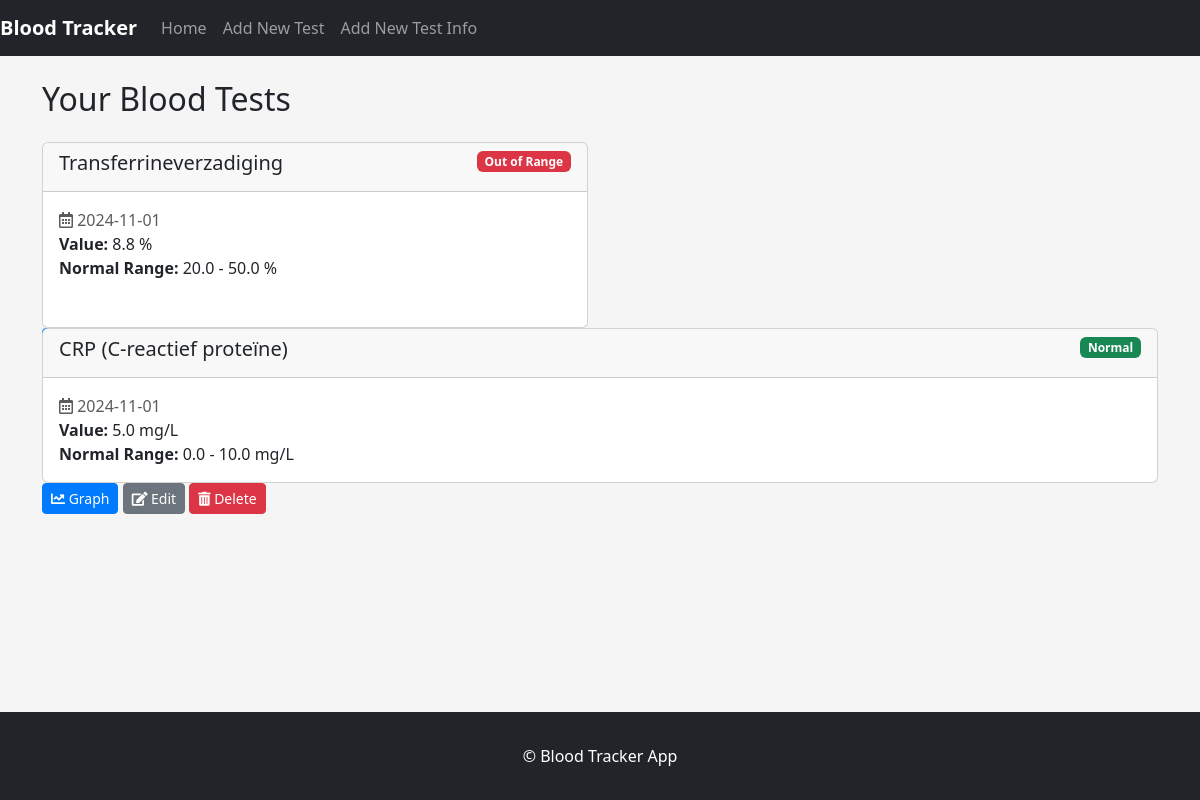
The app's page /, older data.
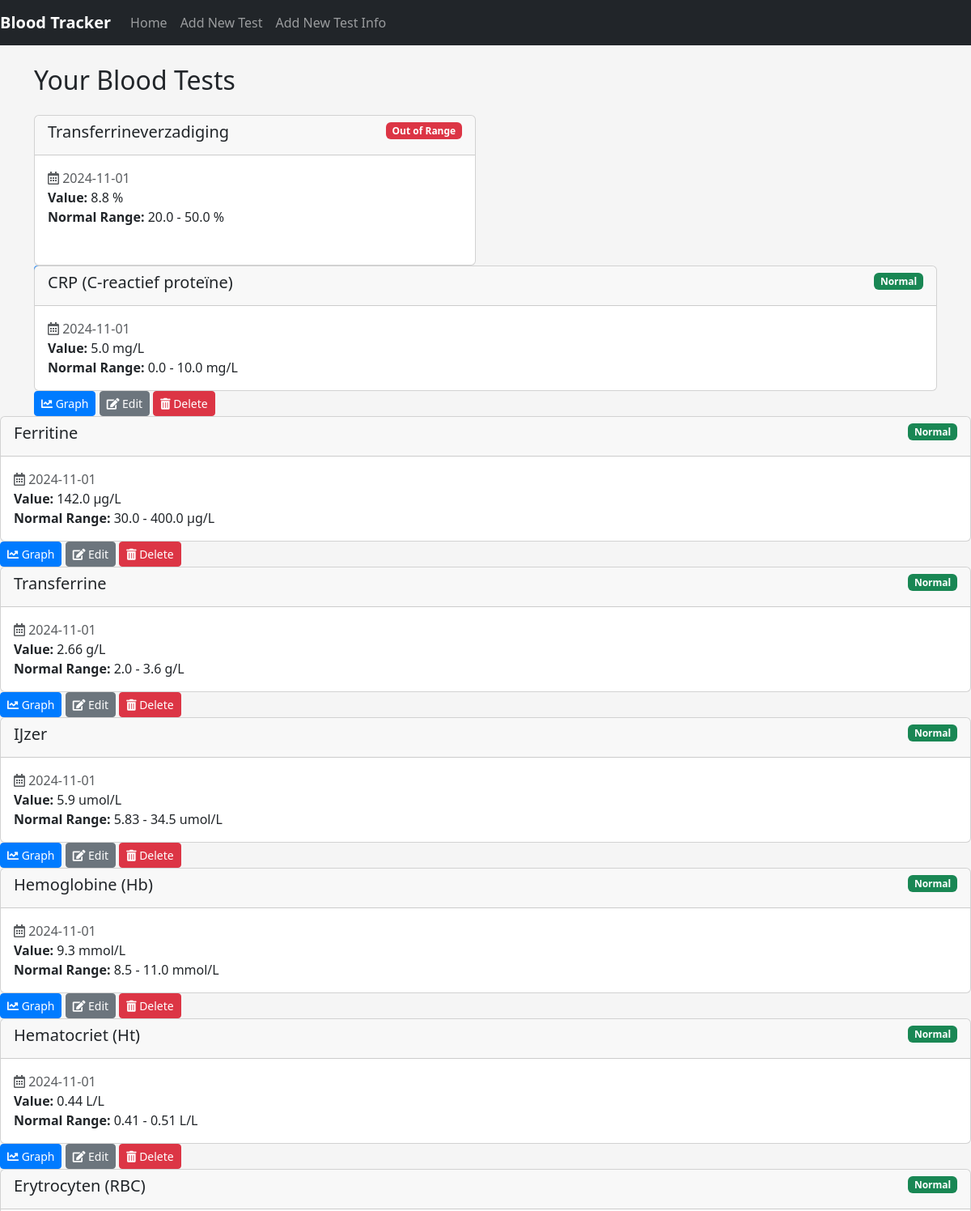
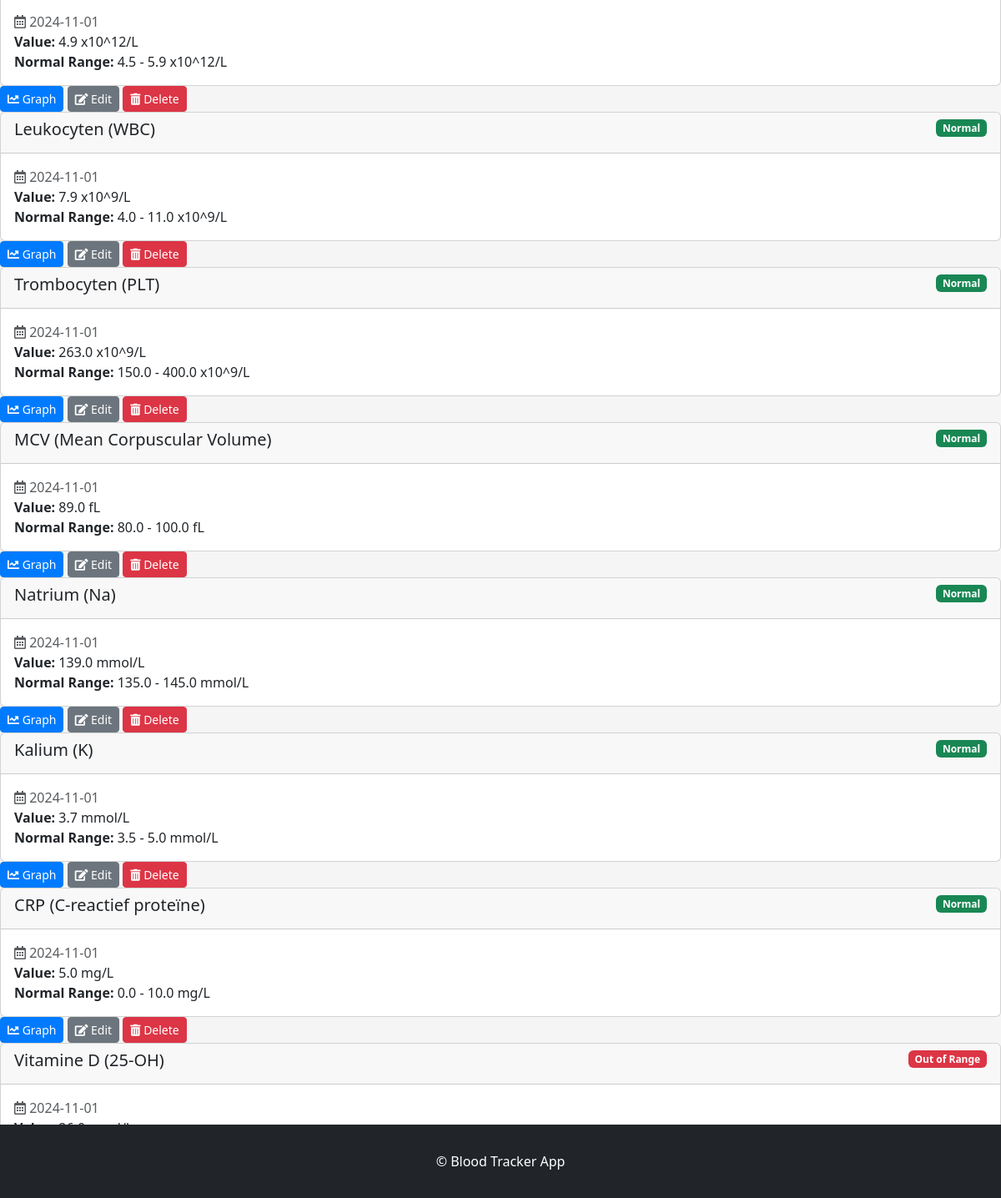
The same page, newer data (2 pictures, top to bottom).
### models.py (models this page shows)
class BloodTest(db.Model):
    id = db.Column(db.Integer, primary_key=True)
    test_name = db.Column(db.String(100), nullable=False)
    value = db.Column(db.Float, nullable=False)
    unit = db.Column(db.String(20), nullable=False)
    date = db.Column(db.Date, nullable=False)
    normal_min = db.Column(db.Float, nullable=False)
    normal_max = db.Column(db.Float, nullable=False)

### app.py (the view)
@app.route('/')
def index():
    tests = BloodTest.query.order_by(BloodTest.date.desc()).all()
    test_types = set(test.test_name for test in tests)
    bars = {}
    for test in tests:
        if test.normal_min is not None and test.normal_max is not None:
            normal_range = test.normal_max - test.normal_min
            value_percentage = min(100, max(0, (
                        (test.value - test.normal_min) / normal_range) * 100))
            normal_min_percentage = 0
            normal_max_percentage = 100
            if test.value < test.normal_min:
                left_percentage = value_percentage
                middle_percentage = (test.normal_min / test.normal_max) * 100
                right_percentage = 100 - middle_percentage
            elif test.value > test.normal_max:
                left_percentage = (test.normal_min / test.normal_max) * 100
                middle_percentage = (test.normal_max / test.normal_max) * 100
                right_percentage = value_percentage - middle_percentage
            else:
                left_percentage = (
                                              test.value - test.normal_min) / normal_range * 100
                middle_percentage = (
                                                test.normal_max - test.value) / normal_range * 100
                right_percentage = 100 - left_percentage - middle_percentage
            bars[test.id] = {
                'left_percentage': left_percentage,
                'middle_percentage': middle_percentage,
                'right_percentage': right_percentage,
                'value': test.value,
                'unit': test.unit
            }
    bars = None
    return render_template('index.html', tests=tests, test_types=test_types, bars=bars)

### templates/index.html (shortened to what this page needs)
{% extends 'base.html' %}
{% block content %}
<h2 class="mb-4">Your Blood Tests</h2>
{% if tests %}
    <div class="row row-cols-1 row-cols-md-2 g-4">
  {% for test in tests %}
  <div class="col">
    <div class="card h-100">
      <div class="card-header d-flex justify-content-between ">
        <h5 class="card-title" style="display: inline">{{ test.test_name }}</h5>
      {% if test.normal_min is not none and test.normal_max is not none %}
            {% if test.normal_min <= test.value <= test.normal_max %}
              <span class="badge bg-success align-right align-self-start">Normal</span>
            {% else %}
              <span class="badge bg-danger align-self-start">Out of Range</span>
            {% endif %}
          {% else %}
            N/A
          {% endif %}
      </div>
    <div class="card-body">
        <p class="card-text">
          <span class="text-muted align-self-start"><i class="far fa-calendar-alt"></i> {{ test.date.strftime('%Y-%m-%d') }}</span><br>
          <strong>Value:</strong> {{ test.value }} {{ test.unit }}<br>
          <strong>Normal Range:</strong>
          {% if test.normal_min is not none and test.normal_max is not none %}
            {{ test.normal_min }} - {{ test.normal_max }} {{ test.unit }}
          {% else %}
            {{ test.unit }}
          {% endif %}
        </p>
      </div>
    </div>
      <div class="card-footer">
          <a href="{{ url_for('chart', test_name=test.test_name) }}" class="btn btn-primary btn-sm">
            <i class="fas fa-chart-line"></i> Graph
            </a>
        <a href="{{ url_for('edit_test', test_id=test.id) }}" class="btn btn-secondary btn-sm">
          <i class="fas fa-edit"></i> Edit
        </a>
        <button type="button" class="btn btn-danger btn-sm" data-bs-toggle="modal" data-bs-target="#deleteModal{{ test.id }}">
          <i class="fas fa-trash-alt"></i> Delete
        </button>
      </div>
    </div>
  </div>
  {% endfor %}
{% else %}
  <p>No tests available. <a href="{{ url_for('add_test') }}">Add a new test</a>.</p>
{% endif %}
{% endblock %}

### templates/base.html (shortened to what this page needs)
<!DOCTYPE html>
<html lang="en">
<head>
   <link
    rel="stylesheet"
    href="https://cdn.jsdelivr.net/npm/bootstrap@5.3.0/dist/css/bootstrap.min.css"
  />
  <link rel="stylesheet" href="{{ url_for('static', filename='styles.css') }}" />
<link
  href="https://cdn.jsdelivr.net/npm/select2@4.1.0-rc.0/dist/css/select2.min.css"
  rel="stylesheet"
/>
    <link
  rel="stylesheet"
  href="https://cdnjs.cloudflare.com/ajax/libs/font-awesome/5.15.1/css/all.min.css"
/>
</head>
<body>
  <nav class="navbar navbar-expand-lg navbar-dark bg-dark">
    <a class="navbar-brand" href="{{ url_for('index') }}">Blood Tracker</a>
    <div class="collapse navbar-collapse" id="navbarNav">
      <ul class="navbar-nav">
        <li class="nav-item {% if request.endpoint == 'index' %}active{% endif %}">
          <a class="nav-link" href="{{ url_for('index') }}">Home</a>
        </li>
        <li class="nav-item {% if request.endpoint == 'add_test' %}active{% endif %}">
          <a class="nav-link" href="{{ url_for('add_test') }}">Add New Test</a>
        </li>
      <li class="nav-item {% if request.endpoint == 'add_test_info' %}active{% endif %}">
  <a class="nav-link" href="{{ url_for('add_test_info') }}">Add New Test Info</a>
</li>
      </ul>
    </div>
  </nav>
  <div class="container mt-4">
    {% block content %}{% endblock %}
  <footer class="footer bg-dark text-white mt-5">
    <div class="container text-center py-3">
      &copy; {{ current_year }} Blood Tracker App
    </div>
  </footer>
</body>
</html>

### static/styles.css (style rules this page uses)
body { background-color: #f5f5f5; }
.navbar-brand { font-weight: bold; }
.footer { background-color: #343a40; color: #fff; padding: 1rem 0; position: fixed; bottom: 0; width: 100%; }
.btn-primary { background-color: #007bff; border-color: #007bff; }

Row changes from the older to the newer data that the page shows:
added BloodTest: test_name "Ferritine", shows "Normal", date "2024-11-01", value "142.0", unit "µg/L", normal_min "30.0", normal_max "400.0"
added BloodTest: test_name "Transferrine", shows "Normal", date "2024-11-01", value "2.66", unit "g/L", normal_min "2.0", normal_max "3.6"
added BloodTest: test_name "IJzer", shows "Normal", date "2024-11-01", value "5.9", unit "umol/L", normal_min "5.83", normal_max "34.5"
added BloodTest: test_name "Hemoglobine (Hb)", shows "Normal", date "2024-11-01", value "9.3", unit "mmol/L", normal_min "8.5", normal_max "11.0"
added BloodTest: test_name "Hematocriet (Ht)", shows "Normal", date "2024-11-01", value "0.44", unit "L/L", normal_min "0.41", normal_max "0.51"
added BloodTest: test_name "Erytrocyten (RBC)", shows "Normal", date "2024-11-01", value "4.9", unit "x10^12/L", normal_min "4.5", normal_max "5.9"
added BloodTest: test_name "Leukocyten (WBC)", shows "Normal", date "2024-11-01", value "7.9", unit "x10^9/L", normal_min "4.0", normal_max "11.0"
added BloodTest: test_name "Trombocyten (PLT)", shows "Normal", date "2024-11-01", value "263.0", unit "x10^9/L", normal_min "150.0", normal_max "400.0"
added BloodTest: test_name "MCV (Mean Corpuscular Volume)", shows "Normal", date "2024-11-01", value "89.0", unit "fL", normal_min "80.0", normal_max "100.0"
added BloodTest: test_name "Natrium (Na)", shows "Normal", date "2024-11-01", value "139.0", unit "mmol/L", normal_min "135.0", normal_max "145.0"
added BloodTest: test_name "Kalium (K)", shows "Normal", date "2024-11-01", value "3.7", unit "mmol/L", normal_min "3.5", normal_max "5.0"
added BloodTest: test_name "CRP (C-reactief proteïne)", shows "Normal", date "2024-11-01", value "5.0", unit "mg/L", normal_min "0.0", normal_max "10.0"
added BloodTest: test_name "Vitamine D (25-OH)", normal_min "Out of Range", date "2024-11-01"
